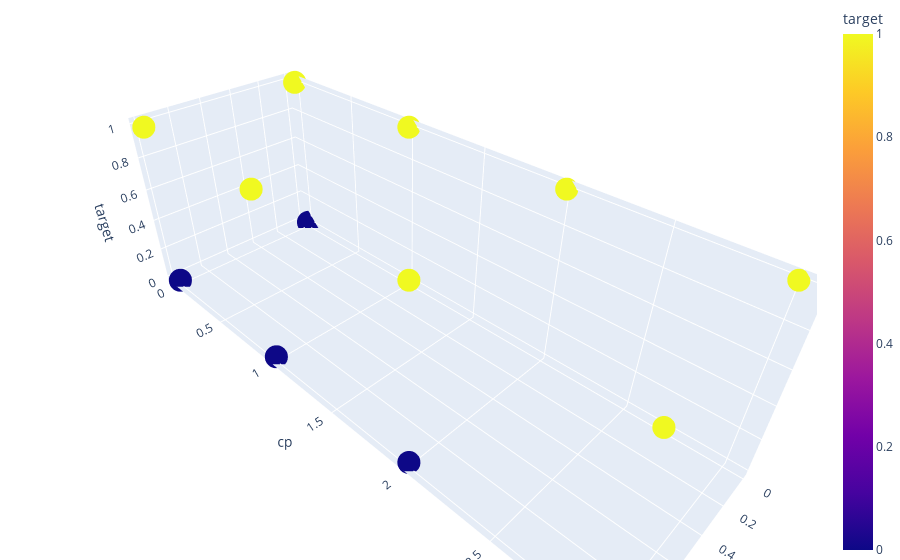

Notebook code for this chart:
### Code cell
fig = px.scatter_3d(data, x='sex', y='cp',z = 'target',color='target')
fig.update_layout(margin=dict(l=0, r=0, b=0, t=0))
fig.show()

### Figure 1 — Plotly figure (JSON) as saved in the notebook; plotly's stock layout.template omitted (floating-point values rounded to 4 significant figures; data arrays with more than 128 entries replaced by an {"elided": "..."} marker saying what was removed)
{"data": [{"hovertemplate": "sex=%{x}<br>cp=%{y}<br>target=%{marker.color}<extra></extra>", "legendgroup": "", "marker": {"color": {"elided": "212 int values"}, "coloraxis": "coloraxis", "symbol": "circle"}, "mode": "markers", "name": "", "scene": "scene", "showlegend": false, "type": "scatter3d", "x": {"elided": "212 int values"}, "y": {"elided": "212 int values"}, "z": {"elided": "212 int values"}}], "layout": {"coloraxis": {"colorbar": {"title": {"text": "target"}}, "colorscale": [[0, "#0d0887"], [0.1111, "#46039f"], [0.2222, "#7201a8"], [0.3333, "#9c179e"], [0.4444, "#bd3786"], [0.5556, "#d8576b"], [0.6667, "#ed7953"], [0.7778, "#fb9f3a"], [0.8889, "#fdca26"], [1, "#f0f921"]]}, "legend": {"tracegroupgap": 0}, "margin": {"b": 0, "l": 0, "r": 0, "t": 0}, "scene": {"domain": {"x": [0, 1], "y": [0, 1]}, "xaxis": {"title": {"text": "sex"}}, "yaxis": {"title": {"text": "cp"}}, "zaxis": {"title": {"text": "target"}}}}}
